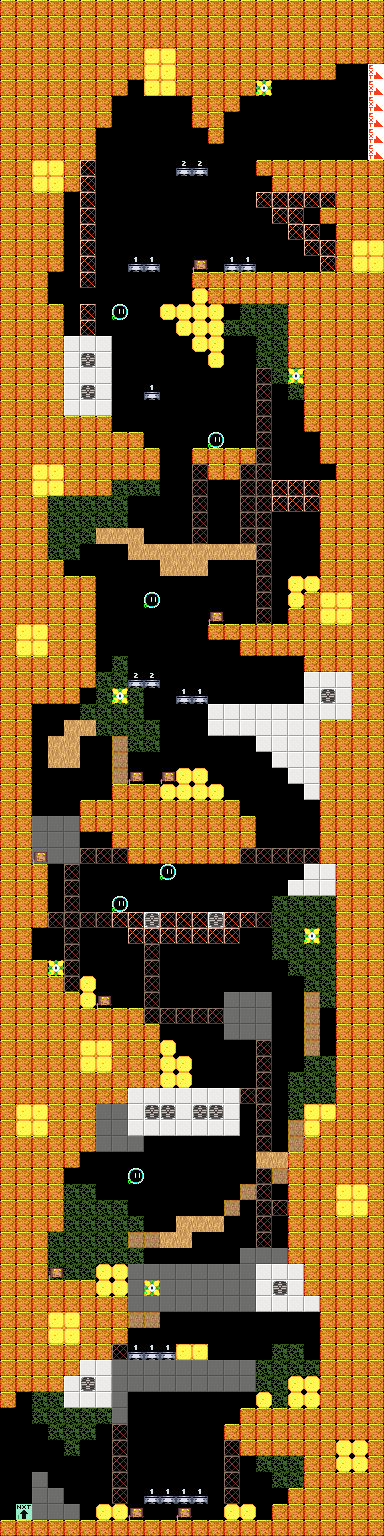

This game map was drawn from its Tiled (.tmx) file and the tilesets committed beside it. A one-line description and the trimmed map source follow:
An orthogonal 24x96 tile map with 16x16 px tiles, 2 tile layers (Terrain, Object), 2 tilesets.

<map version="1.0" tiledversion="1.1.6" orientation="orthogonal" renderorder="right-down" width="24" height="96" tilewidth="16" tileheight="16" infinite="0" nextobjectid="1">
 <tileset firstgid="1" source="TerrainSample.tsx" />
 <tileset firstgid="65" source="EnemyTile.tsx" />
 <layer name="Terrain" width="24" height="96">
  <data>[2304 cells, 1541 non-empty, 15 distinct tile ids]</data>
 </layer>
 <layer name="Object" width="24" height="96">
  <data>[2304 cells, 21 non-empty, 3 distinct tile ids]</data>
 </layer>
</map>